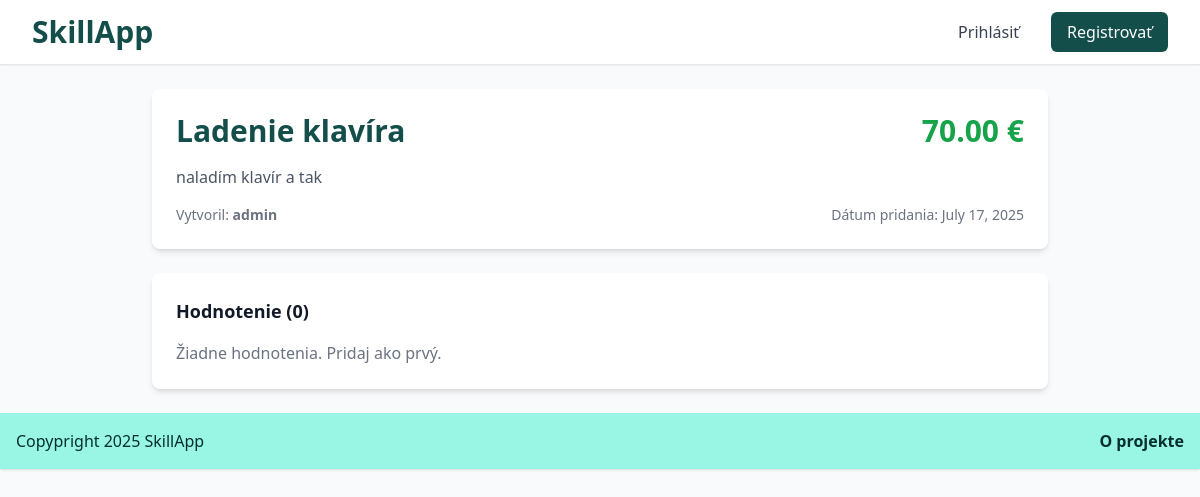
/service/1, run on an earlier commit of the app's database.
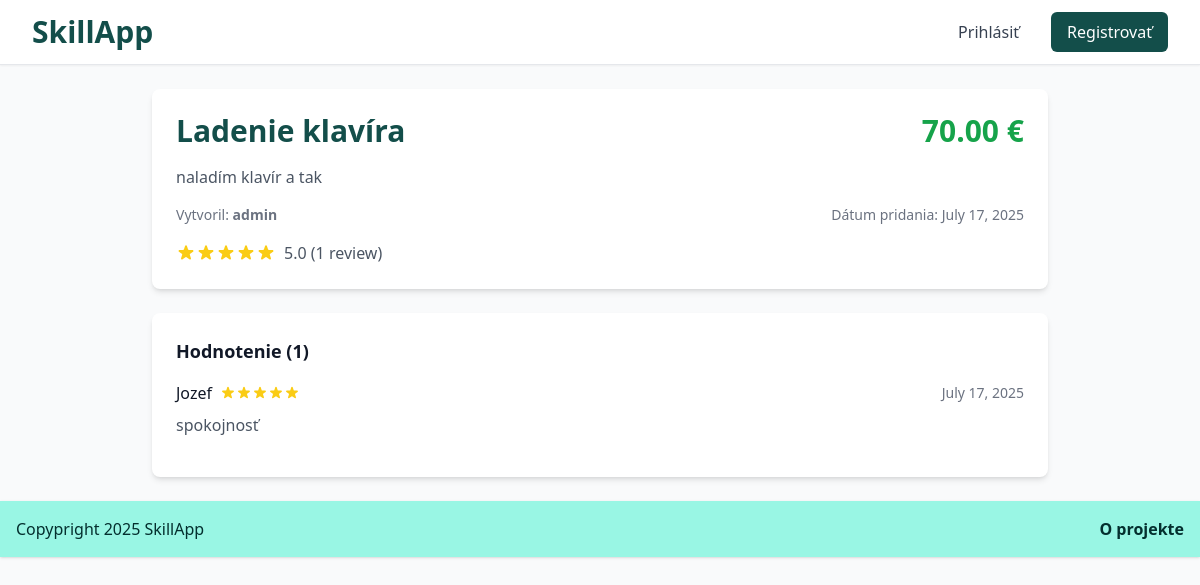
And on a later commit of the database.
### models.py (models this page shows)
class Service(db.Model):
    id = db.Column(db.Integer, primary_key=True)
    title = db.Column(db.String(200), nullable=False)
    description = db.Column(db.Text, nullable=False)
    price = db.Column(db.Float, nullable=False)
    created_at = db.Column(db.DateTime, default=datetime.utcnow)
    user_id = db.Column(db.Integer, db.ForeignKey('user.id'), nullable=False)
    reviews = db.relationship('Review', backref='service', lazy=True, cascade='all, delete-orphan')

class User(UserMixin, db.Model):
    id = db.Column(db.Integer, primary_key=True)
    email = db.Column(db.String(120), unique=True, nullable=False)
    password = db.Column(db.String(60), nullable=False)
    name = db.Column(db.String(100), nullable=False)
    created_at = db.Column(db.DateTime, default=datetime.utcnow)
    services = db.relationship('Service', backref='provider', lazy=True)
    reviews = db.relationship('Review', backref='reviewer', lazy=True)  # Changed from 'Reviews' to 'Review'

class Review(db.Model):
    id = db.Column(db.Integer, primary_key=True)
    rating = db.Column(db.Integer, nullable=False)  # 1-5 stars
    comment = db.Column(db.Text)
    created_at = db.Column(db.DateTime, default=datetime.utcnow)
    user_id = db.Column(db.Integer, db.ForeignKey('user.id'), nullable=False)
    service_id = db.Column(db.Integer, db.ForeignKey('service.id'), nullable=False)
    __table_args__ = (db.UniqueConstraint('user_id', 'service_id'),)

### app.py (the view)
@app.route('/service/<int:service_id>')
def service_detail(service_id):
    service = Service.query.get_or_404(service_id)
    reviews = Review.query.filter_by(service_id=service_id).order_by(Review.created_at.desc()).all()
    if reviews:
        avg_rating = sum(r.rating for r in reviews) / len(reviews)
    else:
        avg_rating = 0
    return render_template('service_detail.html',
                           service=service,
                           reviews=reviews,
                           avg_rating=avg_rating)

### templates/service_detail.html (shortened to what this page needs)
{% extends "base.html" %}
{% block content %}
<div class="max-w-4xl mx-auto">
    <div class="bg-white rounded-lg shadow-md p-6 mb-6">
        <div class="flex justify-between items-start mb-4">
            <h1 class="text-3xl font-bold text-teal-900">{{ service.title }}</h1>
            <span class="text-3xl font-bold text-green-600">{{ "%.2f"|format(service.price) }} €</span>
        </div>
        <p class="text-gray-600 mb-4">{{ service.description }}</p>
        <div class="flex items-center justify-between text-sm text-gray-500">
            <span>Vytvoril: <strong>{{ service.provider.name }}</strong></span>
            <span>Dátum pridania: {{ service.created_at.strftime('%B %d, %Y') }}</span>
        </div>
        {% if reviews %}
            <div class="mt-4 flex items-center">
                <div class="flex items-center">
                </div>
                <span class="ml-2 text-gray-600">{{ "%.1f"|format(avg_rating) }} ({{ reviews|length }} review{{ 's' if reviews|length != 1 else '' }})</span>
            </div>
        {% endif %}
    </div>
    <div class="bg-white rounded-lg shadow-md p-6">
        <h3 class="text-lg font-semibold text-gray-900 mb-4">
            Hodnotenie ({{ reviews|length }})
        </h3>
        {% if reviews %}
            <div class="space-y-4">
                {% for review in reviews %}
                    <div class="border-b border-gray-200 pb-4 last:border-b-0">
                        <div class="flex items-center justify-between mb-2">
                            <div class="flex items-center">
                                <span class="font-medium text-gray-900">{{ review.reviewer.name }}</span>
                                <div class="flex items-center ml-2">
                                </div>
                            </div>
                            <span class="text-sm text-gray-500">{{ review.created_at.strftime('%B %d, %Y') }}</span>
                        </div>
                        {% if review.comment %}
                            <p class="text-gray-600">{{ review.comment }}</p>
                        {% endif %}
                    </div>
                {% endfor %}
            </div>
        {% else %}
            <p class="text-gray-500">Žiadne hodnotenia. Pridaj ako prvý.</p>
        {% endif %}
    </div>
</div>
{% endblock %}

### templates/base.html (shortened to what this page needs)
<!DOCTYPE html>
<html lang="en">
<head>
    <script src="https://cdn.tailwindcss.com"></script>
</head>
<body class="bg-gray-50 min-h-screen">
    <nav class="bg-white shadow-sm border-b">
        <div class="max-w-7xl mx-auto px-4 sm:px-6 lg:px-8">
            <div class="flex justify-between h-16">
                <div class="flex items-center">
                    <a href="{{ url_for('index') }}" class="text-xl font-bold text-teal-900 text-2xl lg:text-3xl xl:text-4xl">
                        SkillApp
                    </a>
                </div>
                <div class="flex items-center space-x-4">
                    {% if current_user.is_authenticated %}
                        <span class="text-gray-700">Vitaj {{ current_user.name }}!</span>
                        <a href="{{ url_for('add_service') }}" class="bg-teal-500 hover:bg-teal-600 text-white px-4 py-2 rounded-md">
                            Pridaj službu
                        </a>
                        <a href="{{ url_for('logout') }}" class="text-teal-900 hover:text-gray-900">
                            Odhlásiť
                        </a>
                    {% else %}
                        <a href="{{ url_for('login') }}" class="text-gray-700 hover:text-gray-900 hover:bg-gray-200 px-4 py-2 rounded-md ">
                            Prihlásiť
                        </a>
                        <a href="{{ url_for('register') }}" class="bg-teal-900 hover:bg-teal-600 text-white px-4 py-2 rounded-md">
                            Registrovať
                        </a>
                    {% endif %}
                </div>
            </div>
        </div>
    </nav>
    <main class="max-w-7xl mx-auto py-6 px-4 sm:px-6 lg:px-8">
        {% block content %}{% endblock %}
    </main>
    <footer class="bg-teal-200 text-teal-950 shadow p-4 flex justify-between sticky bottom-0 mt-auto">
        <p>Copypright 2025 SkillApp</p>
        <a class="font-bold text-teal-950 hover:text-teal-500" href="{{ url_for('about') }}">O projekte</a>
    </footer>
</body>
</html>

What changed in the data, as far as the page shows it:
added Review: reviewer.name "Jozef", rating 5 (drawn), created_at "July 17, 2025", comment "spokojnosť"
Also different on the page:
{{ "%.1f"|format(avg_rating) }}: (not shown) → "5.0"
{{ reviews|length }}: (not shown) → "1"
{{ reviews|length }}: "0" → "1"
text no longer shown: "Žiadne hodnotenia. Pridaj ako prvý."
text now shown: "( review )"
